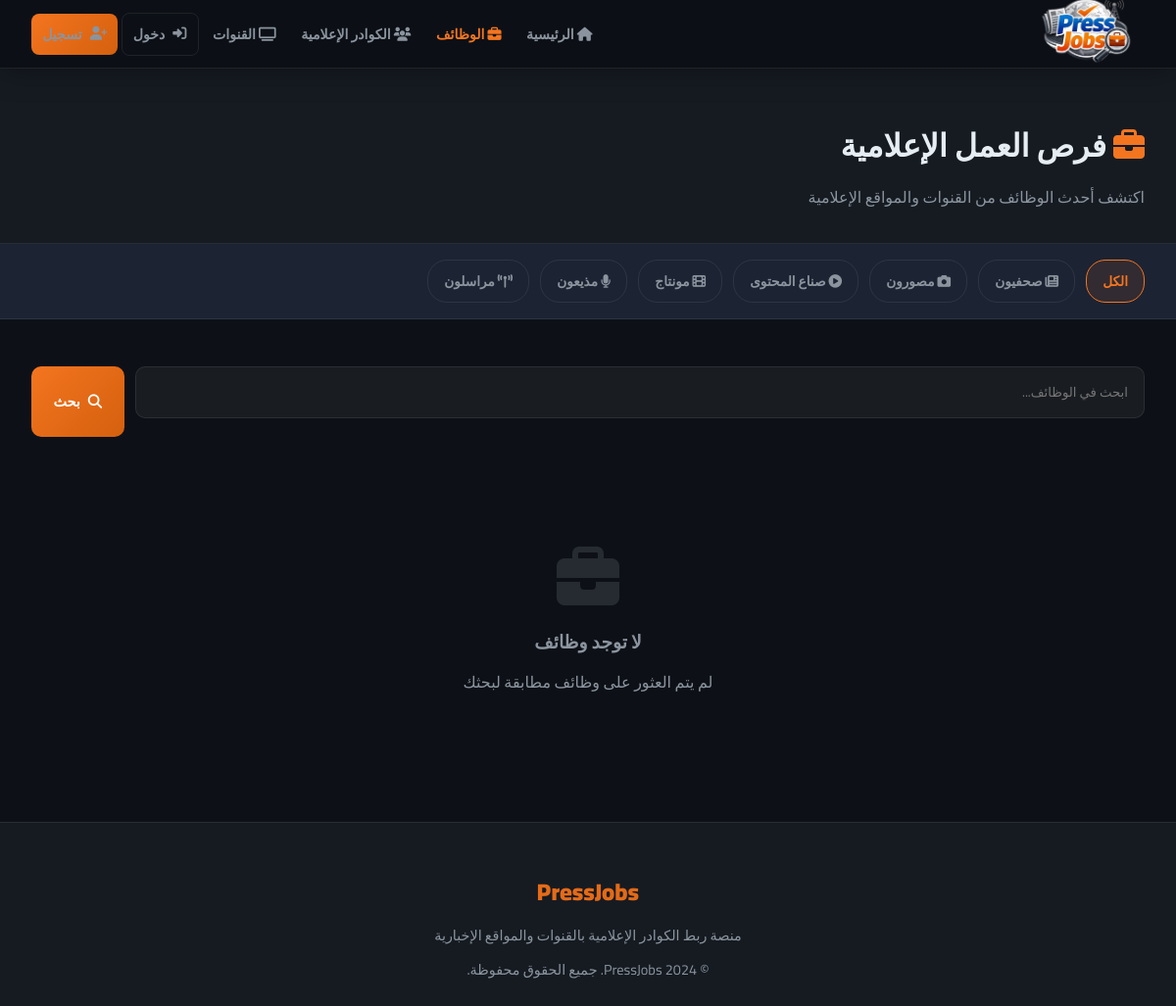
/jobs, run on an earlier commit of the app's database.
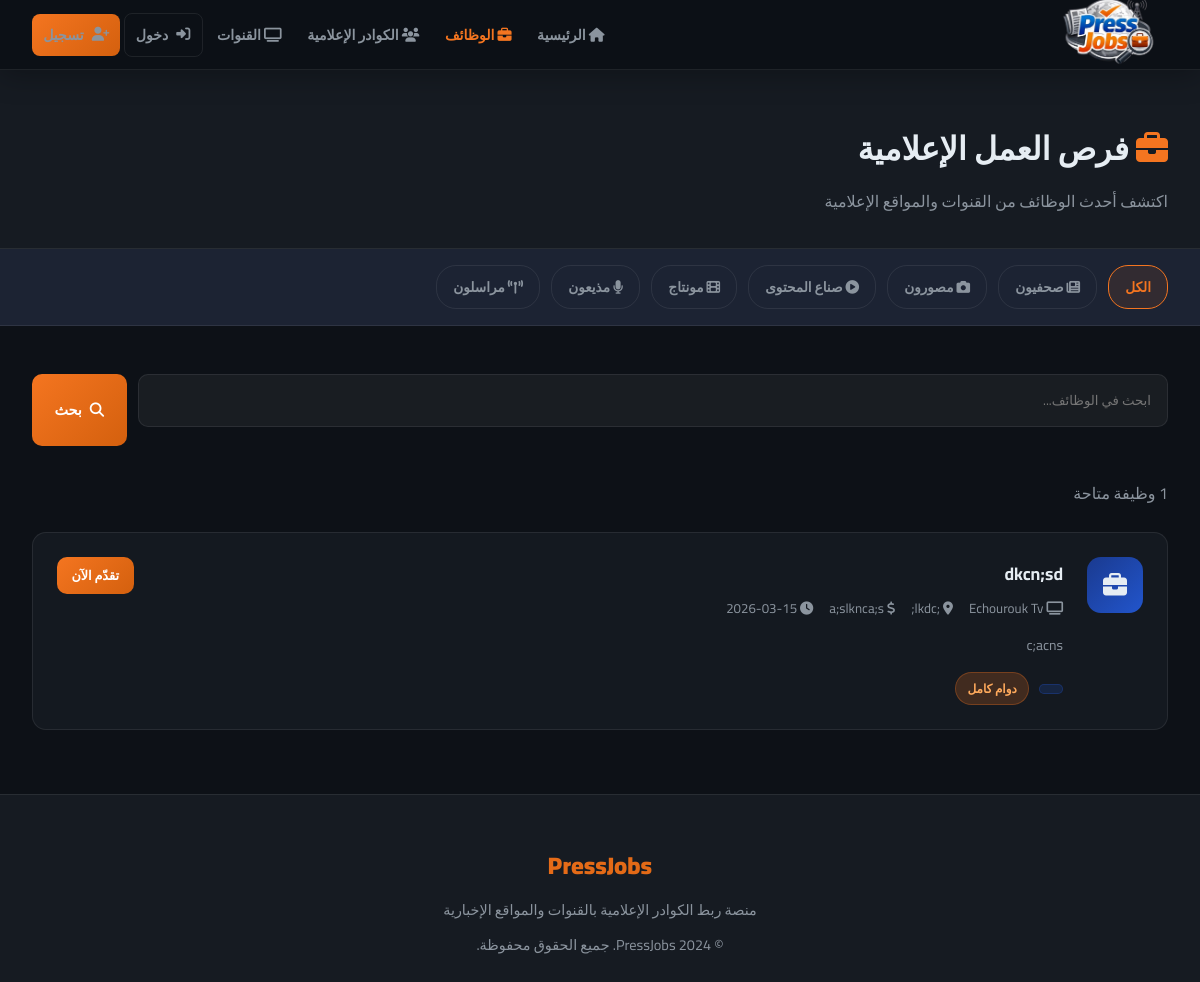
And on a later commit of the database.
### tables this page shows
CREATE TABLE jobs (
        id INTEGER PRIMARY KEY AUTOINCREMENT,
        channel_id INTEGER NOT NULL,
        title TEXT NOT NULL,
        description TEXT NOT NULL,
        category TEXT NOT NULL,
        location TEXT,
        job_type TEXT,
        salary TEXT,
        requirements TEXT,
        created_at TEXT DEFAULT CURRENT_TIMESTAMP,
        FOREIGN KEY(channel_id) REFERENCES users(id)
    );

CREATE TABLE users (
        id INTEGER PRIMARY KEY AUTOINCREMENT,
        name TEXT NOT NULL,
        email TEXT UNIQUE NOT NULL,
        password TEXT NOT NULL,
        account_type TEXT NOT NULL,
        bio TEXT,
        location TEXT,
        skills TEXT,
        education TEXT,
        experience TEXT,
        profile_image TEXT,
        created_at TEXT DEFAULT CURRENT_TIMESTAMP
    , last_name TEXT, gender TEXT, civil_status TEXT, specialty TEXT, years_experience TEXT, preferred_channels TEXT, extra_skills TEXT, cv_filename TEXT, intro_video TEXT, article_links TEXT, is_admin INTEGER DEFAULT 0, channel_type TEXT);

### app.py (the view)
@app.route('/jobs')
def jobs():
    category = request.args.get('category', '')
    search   = request.args.get('search', '')
    conn = get_db()
    query = '''SELECT jobs.*, users.name as channel_name FROM jobs
               JOIN users ON jobs.channel_id = users.id WHERE 1=1'''
    params = []
    if category:
        query += ' AND jobs.category=?'
        params.append(category)
    if search:
        query += ' AND (jobs.title LIKE ? OR jobs.description LIKE ?)'
        params.extend([f'%{search}%', f'%{search}%'])
    query += ' ORDER BY jobs.created_at DESC'
    all_jobs = conn.execute(query, params).fetchall()
    conn.close()
    return render_template('jobs.html', jobs=all_jobs, category=category, search=search)

### app.py (called while the page is built)
def get_db():
    conn = sqlite3.connect(DB_PATH)
    conn.row_factory = sqlite3.Row
    return conn

### templates/jobs.html (shortened to what this page needs)
{% extends 'base.html' %}
{% block content %}
<div class="page-header">
    <div style="max-width:1200px;margin:0 auto">
        <h1><i class="fas fa-briefcase" style="color:var(--orange)"></i> فرص العمل الإعلامية</h1>
        <p>اكتشف أحدث الوظائف من القنوات والمواقع الإعلامية</p>
    </div>
</div>
<div class="filter-bar">
    <a href="/jobs" {% if not category %}class="active"{% endif %}>الكل</a>
    <a href="/jobs?category=journalist" {% if category=='journalist' %}class="active"{% endif %}><i class="fas fa-newspaper"></i> صحفيون</a>
    <a href="/jobs?category=photographer" {% if category=='photographer' %}class="active"{% endif %}><i class="fas fa-camera"></i> مصورون</a>
    <a href="/jobs?category=content" {% if category=='content' %}class="active"{% endif %}><i class="fas fa-play-circle"></i> صناع المحتوى</a>
    <a href="/jobs?category=editor" {% if category=='editor' %}class="active"{% endif %}><i class="fas fa-film"></i> مونتاج</a>
    <a href="/jobs?category=presenter" {% if category=='presenter' %}class="active"{% endif %}><i class="fas fa-microphone"></i> مذيعون</a>
    <a href="/jobs?category=reporter" {% if category=='reporter' %}class="active"{% endif %}><i class="fas fa-broadcast-tower"></i> مراسلون</a>
</div>
<div class="jobs-layout">
    <form class="search-form" method="get">
        <input class="form-group input" type="text" name="search" value="{{ search }}" placeholder="ابحث في الوظائف..." style="padding:0.8rem 1rem;background:rgba(255,255,255,0.05);border:1.5px solid var(--border);border-radius:10px;color:var(--text);font-family:inherit;outline:none">
        <button type="submit" class="btn btn-primary"><i class="fas fa-search"></i> بحث</button>
    </form>
    {% if jobs %}
    <p style="color:var(--text-muted);margin-bottom:1.5rem">{{ jobs|length }} وظيفة متاحة</p>
    {% for job in jobs %}
    <a href="/job/{{ job.id }}" class="job-list-card">
        <div class="jlc-icon"><i class="fas fa-{{ {'journalist':'newspaper','photographer':'camera','content':'play-circle','editor':'film','presenter':'microphone','reporter':'broadcast-tower'}.get(job.category, 'briefcase') }}"></i></div>
        <div class="jlc-body">
            <h3>{{ job.title }}</h3>
            <div class="jlc-meta">
                <span><i class="fas fa-tv"></i> {{ job.channel_name }}</span>
                {% if job.location %}<span><i class="fas fa-map-marker-alt"></i> {{ job.location }}</span>{% endif %}
                {% if job.salary %}<span><i class="fas fa-dollar-sign"></i> {{ job.salary }}</span>{% endif %}
                <span><i class="fas fa-clock"></i> {{ job.created_at[:10] }}</span>
            </div>
            <p class="jlc-excerpt">{{ job.description }}</p>
            <div class="jlc-footer">
                <span class="badge badge-blue">{{ {'journalist':'صحفي','photographer':'مصور','content':'صانع محتوى','editor':'مونتير','presenter':'مذيع','reporter':'مراسل'}.get(job.category, job.category) }}</span>
                {% if job.job_type %}<span class="badge badge-orange">{{ job.job_type }}</span>{% endif %}
            </div>
        </div>
        <span class="btn btn-primary btn-sm">تقدّم الآن</span>
    </a>
    {% endfor %}
    {% else %}
    <div class="empty-state">
        <i class="fas fa-briefcase"></i>
        <h3 style="margin-bottom:0.5rem">لا توجد وظائف</h3>
        <p>لم يتم العثور على وظائف مطابقة لبحثك</p>
    </div>
    {% endif %}
</div>
{% endblock %}

What changed in the data, as far as the page shows it:
added jobs: title "dkcn;sd", channel_name "Echourouk Tv", location ";lkdc;", salary "a;slknca;s", created_at "2026-03-15", description "c;acns", job_type "دوام كامل"
Also different on the page:
text no longer shown: "لا توجد وظائف لم يتم العثور على وظائف مطابقة لبحثك"
text now shown: "وظيفة متاحة"
